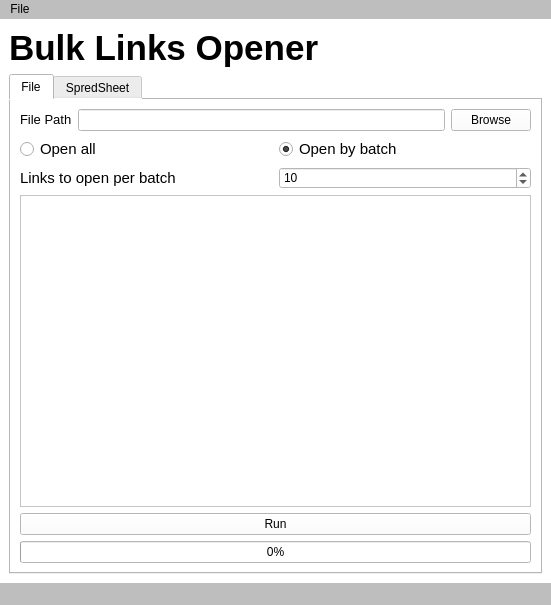
<?xml version="1.0" encoding="UTF-8"?>
<ui version="4.0">
 <class>MainWindow</class>
 <widget class="QMainWindow" name="MainWindow">
  <property name="geometry">
   <rect>
    <x>0</x>
    <y>0</y>
    <width>551</width>
    <height>605</height>
   </rect>
  </property>
  <property name="windowTitle">
   <string>MainWindow</string>
  </property>
  <property name="styleSheet">
   <string notr="true">background-color: rgb(190, 190, 190);</string>
  </property>
  <widget class="QWidget" name="centralwidget">
   <property name="autoFillBackground">
    <bool>false</bool>
   </property>
   <property name="styleSheet">
    <string notr="true">background-color: rgb(255, 255, 255);</string>
   </property>
   <layout class="QGridLayout" name="gridLayout">
    <item row="0" column="0">
     <layout class="QVBoxLayout" name="verticalLayout">
      <item>
       <widget class="QLabel" name="label">
        <property name="styleSheet">
         <string notr="true">font-family: &quot;jungle roar demo&quot;, Arial, sans-serif;</string>
        </property>
        <property name="text">
         <string>&lt;html&gt;&lt;head/&gt;&lt;body&gt;&lt;p&gt;&lt;span style=&quot; font-size:26pt; font-weight:600;&quot;&gt;Bulk Links Opener&lt;/span&gt;&lt;/p&gt;&lt;/body&gt;&lt;/html&gt;</string>
        </property>
        <property name="textFormat">
         <enum>Qt::RichText</enum>
        </property>
       </widget>
      </item>
      <item>
       <widget class="QTabWidget" name="tabWidget">
        <property name="currentIndex">
         <number>0</number>
        </property>
        <widget class="QWidget" name="tab">
         <attribute name="title">
          <string>File</string>
         </attribute>
         <layout class="QGridLayout" name="gridLayout_2">
          <item row="0" column="0">
           <layout class="QHBoxLayout" name="horizontalLayout">
            <item>
             <widget class="QLabel" name="label_2">
              <property name="text">
               <string>&lt;html&gt;&lt;head/&gt;&lt;body&gt;&lt;p&gt;&lt;span style=&quot; font-size:10pt;&quot;&gt;File Path&lt;/span&gt;&lt;/p&gt;&lt;/body&gt;&lt;/html&gt;</string>
              </property>
              <property name="textFormat">
               <enum>Qt::RichText</enum>
              </property>
             </widget>
            </item>
            <item>
             <widget class="QLineEdit" name="file_path"/>
            </item>
            <item>
             <widget class="QPushButton" name="browse_button">
              <property name="text">
               <string>Browse</string>
              </property>
             </widget>
            </item>
           </layout>
          </item>
          <item row="1" column="0">
           <layout class="QHBoxLayout" name="horizontalLayout_3">
            <item>
             <widget class="QRadioButton" name="radioButton">
              <property name="font">
               <font>
                <pointsize>11</pointsize>
               </font>
              </property>
              <property name="text">
               <string>Open all</string>
              </property>
              <property name="checked">
               <bool>false</bool>
              </property>
             </widget>
            </item>
            <item>
             <widget class="QRadioButton" name="radioButton_2">
              <property name="font">
               <font>
                <pointsize>11</pointsize>
               </font>
              </property>
              <property name="text">
               <string>Open by batch</string>
              </property>
              <property name="checked">
               <bool>true</bool>
              </property>
             </widget>
            </item>
           </layout>
          </item>
          <item row="2" column="0">
           <layout class="QHBoxLayout" name="horizontalLayout_2">
            <item>
             <widget class="QLabel" name="label_4">
              <property name="text">
               <string>&lt;html&gt;&lt;head/&gt;&lt;body&gt;&lt;p&gt;&lt;span style=&quot; font-size:11pt;&quot;&gt;Links to open per batch&lt;/span&gt;&lt;/p&gt;&lt;/body&gt;&lt;/html&gt;</string>
              </property>
             </widget>
            </item>
            <item>
             <widget class="QSpinBox" name="spinBox">
              <property name="value">
               <number>10</number>
              </property>
             </widget>
            </item>
           </layout>
          </item>
          <item row="3" column="0">
           <widget class="QTextBrowser" name="textBrowser"/>
          </item>
          <item row="4" column="0">
           <layout class="QHBoxLayout" name="horizontalLayout_4">
            <item>
             <widget class="QPushButton" name="run">
              <property name="autoFillBackground">
               <bool>false</bool>
              </property>
              <property name="styleSheet">
               <string notr="true"/>
              </property>
              <property name="text">
               <string>Run</string>
              </property>
             </widget>
            </item>
           </layout>
          </item>
          <item row="5" column="0">
           <layout class="QHBoxLayout" name="horizontalLayout_5">
            <item>
             <widget class="QProgressBar" name="progressBar">
              <property name="value">
               <number>0</number>
              </property>
             </widget>
            </item>
           </layout>
          </item>
         </layout>
        </widget>
        <widget class="QWidget" name="tab_2">
         <attribute name="title">
          <string>SpredSheet</string>
         </attribute>
         <widget class="QLabel" name="label_3">
          <property name="geometry">
           <rect>
            <x>50</x>
            <y>70</y>
            <width>291</width>
            <height>101</height>
           </rect>
          </property>
          <property name="text">
           <string>&lt;html&gt;&lt;head/&gt;&lt;body&gt;&lt;p&gt;&lt;span style=&quot; font-size:20pt;&quot;&gt;Under Construction&lt;/span&gt;&lt;/p&gt;&lt;/body&gt;&lt;/html&gt;</string>
          </property>
         </widget>
        </widget>
       </widget>
      </item>
     </layout>
    </item>
   </layout>
  </widget>
  <widget class="QMenuBar" name="menubar">
   <property name="geometry">
    <rect>
     <x>0</x>
     <y>0</y>
     <width>551</width>
     <height>21</height>
    </rect>
   </property>
   <widget class="QMenu" name="menuFile">
    <property name="title">
     <string>File</string>
    </property>
    <addaction name="actionOpen_Links_File"/>
    <addaction name="separator"/>
    <addaction name="actionAbout"/>
    <addaction name="actionExit"/>
   </widget>
   <addaction name="menuFile"/>
  </widget>
  <widget class="QStatusBar" name="statusbar"/>
  <action name="actionOpen_Links_File">
   <property name="text">
    <string>Open Links File..</string>
   </property>
  </action>
  <action name="actionAbout">
   <property name="text">
    <string>About</string>
   </property>
  </action>
  <action name="actionExit">
   <property name="text">
    <string>Exit</string>
   </property>
  </action>
 </widget>
 <resources/>
 <connections/>
</ui>
